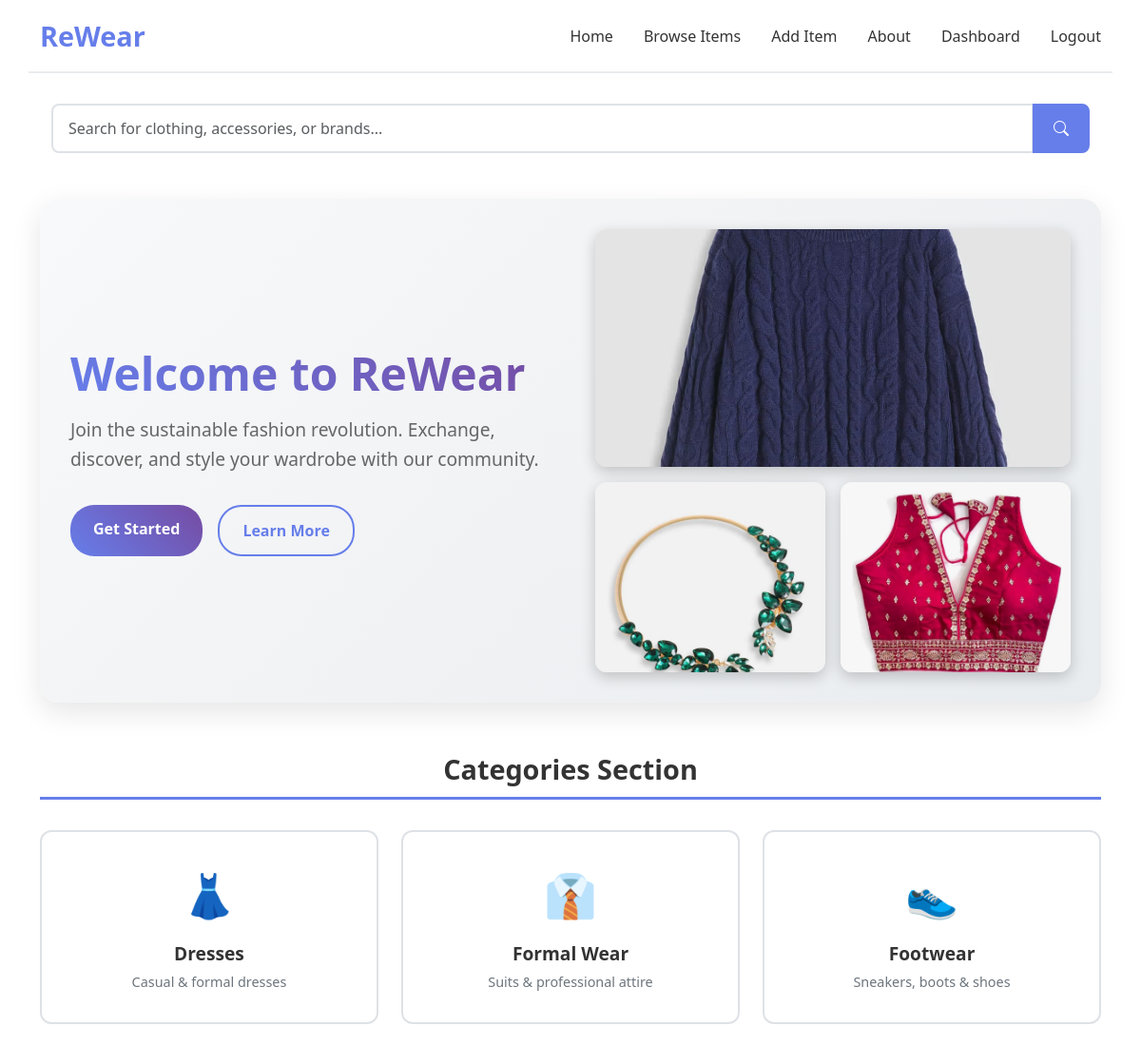
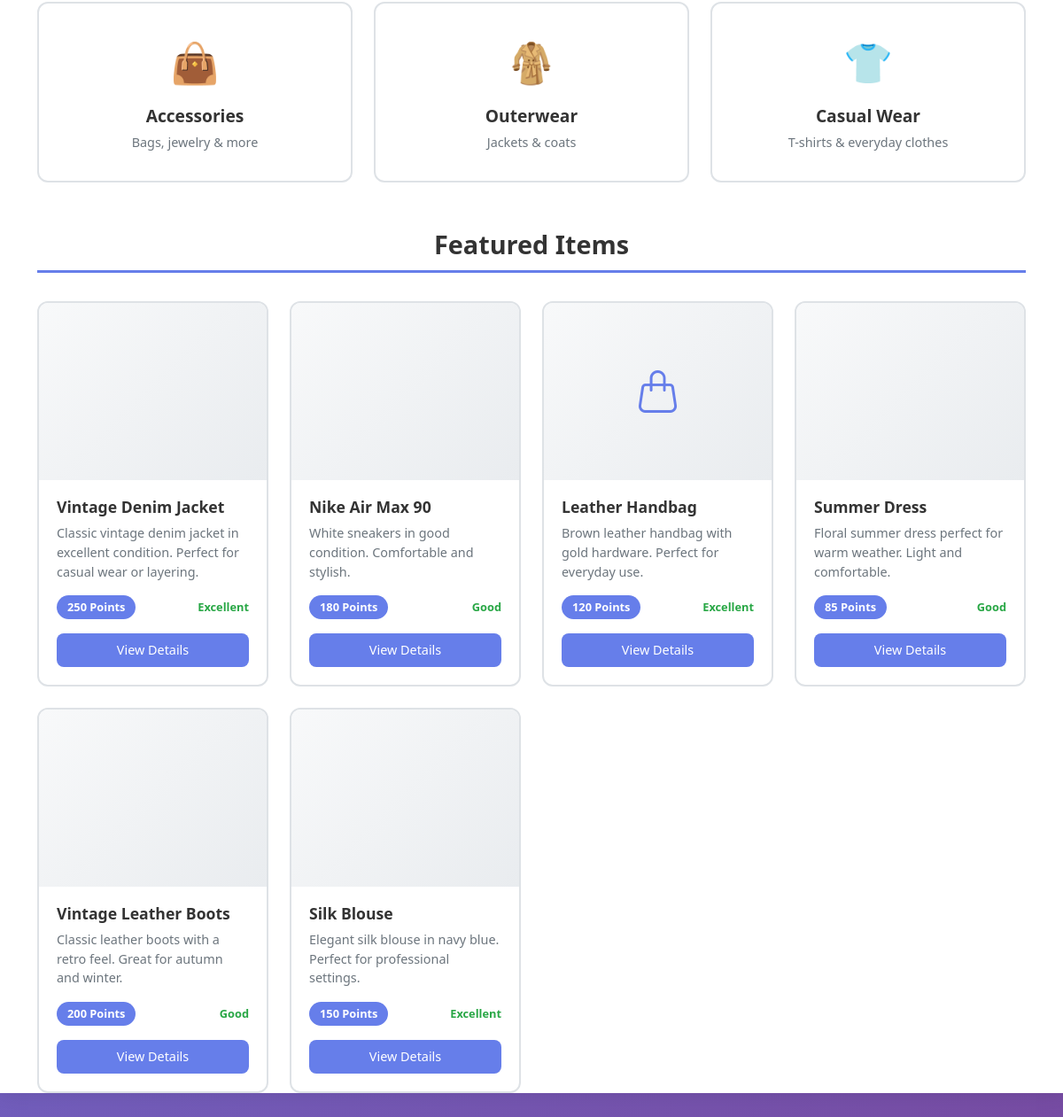
The app's page / (signed in) with its own data (2 pictures, top to bottom).
### app/models.py (models this page shows)
class Item(db.Model):
    id = db.Column(db.Integer, primary_key=True)
    title = db.Column(db.String(100), nullable=False)
    description = db.Column(db.Text, nullable=False)
    category = db.Column(db.String(50), nullable=False)
    type = db.Column(db.String(50), nullable=False)
    size = db.Column(db.String(20), nullable=False)
    condition = db.Column(db.String(20), nullable=False)
    tags = db.Column(db.String(200))
    image_filename = db.Column(db.String(100))
    points_value = db.Column(db.Integer, default=10)
    is_available = db.Column(db.Boolean, default=True)
    is_approved = db.Column(db.Boolean, default=False)
    created_at = db.Column(db.DateTime, default=datetime.utcnow)
    user_id = db.Column(db.Integer, db.ForeignKey('user.id'), nullable=False)
    swap_requests = db.relationship('SwapRequest', foreign_keys='SwapRequest.item_id', backref='item', lazy=True)

### app/routes/main_routes.py (the view)
@main.route('/')
def index():
    featured_items = Item.query.filter_by(is_available=True, is_approved=True).limit(6).all()
    return render_template('landing.html', featured_items=featured_items, get_category_icon=get_category_icon)

### app/models.py (called while the page is built)
@login_manager.user_loader
def load_user(user_id):
    return User.query.get(int(user_id))

### app/routes/main_routes.py (called while the page is built)
def get_category_icon(category):
    mapping = {
        'clothing': 'tshirt',
        'shoes': 'shoe-sole',
        'accessories': 'handbag',
        'bags': 'handbag',
        'jewelry': 'gem',
        'outerwear': 'cloud-drizzle',
        'casual': 'tshirt',
        'formal': 'person-lines-fill',
        'default': 'box'
    }
    return mapping.get(category, 'box')

### app/templates/landing.html (shortened to what this page needs)
<!DOCTYPE html>
<html lang="en">
<head>
    <link href="https://cdnjs.cloudflare.com/ajax/libs/bootstrap/5.3.0/css/bootstrap.min.css" rel="stylesheet">
    <link href="https://cdnjs.cloudflare.com/ajax/libs/bootstrap-icons/1.10.0/font/bootstrap-icons.min.css" rel="stylesheet">
</head>
<body>
    <div class="container-fluid main-container">
        <div class="container">
            <div class="row header align-items-center">
                <div class="col">
                    <a href="{{ url_for('main.index') }}" class="logo">ReWear</a>
                </div>
                <div class="col-auto">
                    <ul class="nav-links">
                        <li><a href="{{ url_for('main.index') }}">Home</a></li>
                        <li><a href="{{ url_for('main.item_details') }}">Browse Items</a></li>
                        {% if current_user.is_authenticated %}
                            <li><a href="{{ url_for('items.add_item') }}">Add Item</a></li>
                        {% else %}
                            <li><a href="{{ url_for('auth.login', next=url_for('items.add_item')) }}">Add Item</a></li>
                        {% endif %}
                        <li><a href="{{ url_for('main.about') }}">About</a></li>
                        {% if current_user.is_authenticated %}
                            <li><a href="{{ url_for('main.dashboard') }}">Dashboard</a></li>
                            <li><a href="{{ url_for('auth.logout') }}">Logout</a></li>
                        {% else %}
                            <li><a href="{{ url_for('auth.login') }}">Login</a></li>
                        {% endif %}
                    </ul>
                </div>
            </div>
            <div class="row search-container">
                <div class="col">
                    <form method="GET" action="{{ url_for('main.item_details') }}">
                        <div class="input-group">
                            <input type="text" class="form-control search-input" name="search" placeholder="Search for clothing, accessories, or brands..." value="{{ request.args.get('search', '') }}">
                            <button class="btn search-btn" type="submit">
                                <i class="bi bi-search"></i>
                            </button>
                        </div>
                    </form>
                </div>
            </div>
<section class="hero">
    <div class="hero-content">
        <h1>Welcome to ReWear</h1>
        <p>Join the sustainable fashion revolution. Exchange, discover, and style your wardrobe with our community.</p>
        <div class="hero-buttons">
            <a href="{{ url_for('auth.login') }}" class="btn btn-primary">Get Started</a>
            <a href="{{ url_for('main.about') }}" class="btn btn-secondary">Learn More</a>
        </div>
    </div>
    <div class="hero-images">
        <img src="{{ url_for('static', filename='images/hero-fashion-1.jpg') }}" alt="Fashion 1" class="hero-img">
        <img src="{{ url_for('static', filename='images/hero-fashion-2.jpg') }}" alt="Fashion 2" class="hero-img">
        <img src="{{ url_for('static', filename='images/hero-fashion-3.jpg') }}" alt="Fashion 3" class="hero-img">
    </div>
</section>
            <div class="row">
                <div class="col-12">
                    <div class="section-header">Categories Section</div>
                </div>
            </div>
            <div class="row g-4 mb-5">
                <div class="col-lg-4 col-md-6">
                    <div class="category-card" onclick="filterByCategory('clothing')">
                        <div class="category-icon">👗</div>
                        <h3>Dresses</h3>
                        <p>Casual & formal dresses</p>
                    </div>
                </div>
                <div class="col-lg-4 col-md-6">
                    <div class="category-card" onclick="filterByCategory('clothing')">
                        <div class="category-icon">👔</div>
                        <h3>Formal Wear</h3>
                        <p>Suits & professional attire</p>
                    </div>
                </div>
                <div class="col-lg-4 col-md-6">
                    <div class="category-card" onclick="filterByCategory('shoes')">
                        <div class="category-icon">👟</div>
                        <h3>Footwear</h3>
                        <p>Sneakers, boots & shoes</p>
                    </div>
                </div>
                <div class="col-lg-4 col-md-6">
                    <div class="category-card" onclick="filterByCategory('accessories')">
                        <div class="category-icon">👜</div>
                        <h3>Accessories</h3>
                        <p>Bags, jewelry & more</p>
                    </div>
                </div>
                <div class="col-lg-4 col-md-6">
                    <div class="category-card" onclick="filterByCategory('clothing')">
                        <div class="category-icon">🧥</div>
                        <h3>Outerwear</h3>
                        <p>Jackets & coats</p>
                    </div>
                </div>
                <div class="col-lg-4 col-md-6">
                    <div class="category-card" onclick="filterByCategory('clothing')">
                        <div class="category-icon">👕</div>
                        <h3>Casual Wear</h3>
                        <p>T-shirts & everyday clothes</p>
                    </div>
                </div>
            </div>
            <div class="row">
                <div class="col-12">
                    <div class="section-header">Featured Items</div>
                </div>
            </div>
            <div class="row g-4 mb-5">
                {% if featured_items %}
                    {% for item in featured_items %}
                    <div class="col-xl-3 col-lg-4 col-md-6">
                        <div class="product-card" data-item-id="{{ item.id }}" onclick="viewItem(this.dataset.itemId)">
                            <div class="product-image">
                                {% if item.image_filename %}
                                    <img src="{{ url_for('static', filename='uploads/' + item.image_filename) }}" alt="{{ item.title }}" style="width: 100%; height: 100%; object-fit: cover;">
                                {% else %}
                                    <i class="bi bi-{{ get_category_icon(item.category) }}" style="font-size: 3rem; color: #667eea;"></i>
                                {% endif %}
                            </div>
                            <div class="product-info">
                                <h3>{{ item.title or 'Untitled Item' }}</h3>
                                <p>{{ (item.description or '')[:100] }}{% if (item.description or '')|length > 100 %}...{% endif %}</p>
                                <div class="product-meta">
                                    <span class="points">{{ item.points_value or 0 }} Points</span>
                                    <span class="condition">{{ item.condition.replace('_', ' ').title() if item.condition else 'N/A' }}</span>
                                </div>
                                <button class="btn btn-product">View Details</button>
                            </div>
                        </div>
                    </div>
                    {% endfor %}
                {% endif %}
            </div>
        </div>
    </div>
</body>
</html>

### app/templates/landing.html (style rules this page uses)
body { background: linear-gradient(135deg, #667eea 0%, #764ba2 100%); min-height: 100vh; font-family: 'Segoe UI', Tahoma, Geneva, Verdana, sans-serif; }
.main-container { background: white; min-height: 100vh; box-shadow: 0 0 20px rgba(0,0,0,0.1); }
.header { border-bottom: 2px solid #e9ecef; padding: 1rem 0; }
.logo { font-size: 1.8rem; font-weight: bold; color: #667eea; text-decoration: none; }
.nav-links { display: flex; list-style: none; gap: 2rem; margin: 0; padding: 0; }
.nav-links a { text-decoration: none; color: #333; font-weight: 500; transition: color 0.3s; }
.btn { padding: 0.8rem 1.5rem; border: none; border-radius: 25px; font-weight: 600; cursor: pointer; transition: all 0.3s ease; text-decoration: none; display: inline-block; text-align: center; }
.btn-primary { background: linear-gradient(45deg, #667eea, #764ba2); color: white; }
.btn-secondary { background: transparent; color: #667eea; border: 2px solid #667eea; }
.search-container { margin: 2rem 0; }
.search-input { border: 2px solid #dee2e6; border-radius: 8px; padding: 12px 16px; font-size: 1rem; }
.search-btn { background: #667eea; border: 2px solid #667eea; color: white; border-radius: 8px; padding: 12px 20px; font-size: 1rem; transition: all 0.3s ease; }
.hero { display: flex; align-items: center; gap: 3rem; margin: 3rem 0; padding: 2rem; background: linear-gradient(135deg, #f8f9fa, #e9ecef); border-radius: 20px; box-shadow: 0 10px 30px rgba(0,0,0,0.1); }
.hero-content { flex: 1; text-align: left; }
.hero-content h1 { font-size: 3rem; font-weight: bold; color: #333; margin-bottom: 1rem; background: linear-gradient(45deg, #667eea, #764ba2); -webkit-background-clip: text; -webkit-text-fill-color: transparent; background-clip: text; }
.hero-content p { font-size: 1.2rem; color: #666; margin-bottom: 2rem; line-height: 1.6; }
.hero-buttons { display: flex; gap: 1rem; flex-wrap: wrap; }
.hero-images { flex: 1; display: grid; grid-template-columns: repeat(2, 1fr); gap: 1rem; max-width: 500px; }
.hero-img { width: 100%; height: 200px; object-fit: cover; border-radius: 12px; box-shadow: 0 5px 15px rgba(0,0,0,0.2); transition: transform 0.3s ease; }
.hero-img:first-child { grid-column: 1 / -1; height: 250px; }
.section-header { font-size: 1.8rem; font-weight: bold; text-align: center; color: #333; border-bottom: 3px solid #667eea; padding-bottom: 0.5rem; margin-bottom: 2rem; }
.category-card { background: white; border: 2px solid #dee2e6; border-radius: 12px; padding: 2rem; text-align: center; transition: all 0.3s ease; cursor: pointer; height: 100%; display: flex; flex-direction: column; justify-content: center; }
.category-icon { font-size: 2.8rem; margin-bottom: 1rem; }
.category-card h3 { font-size: 1.2rem; color: #333; margin-bottom: 0.5rem; font-weight: 600; }
.category-card p { color: #6c757d; font-size: 0.9rem; margin-bottom: 0; }
.product-card { background: white; border: 2px solid #dee2e6; border-radius: 12px; overflow: hidden; transition: all 0.3s ease; cursor: pointer; height: 100%; }
.product-image { height: 200px; background: linear-gradient(135deg, #f8f9fa, #e9ecef); display: flex; align-items: center; justify-content: center; font-size: 1rem; color: #6c757d; font-weight: 500; }
.product-info { padding: 1.25rem; }
.product-info h3 { font-size: 1.1rem; margin-bottom: 0.5rem; color: #333; font-weight: 600; }
.product-info p { color: #6c757d; font-size: 0.9rem; margin-bottom: 1rem; }
.product-meta { display: flex; justify-content: space-between; align-items: center; margin-bottom: 1rem; }
.points { background: #667eea; color: white; padding: 0.25rem 0.75rem; border-radius: 15px; font-size: 0.8rem; font-weight: bold; }
.condition { color: #28a745; font-weight: 600; font-size: 0.8rem; }
.btn-product { background: #667eea; border: none; color: white; padding: 0.5rem 1rem; border-radius: 8px; width: 100%; font-size: 0.9rem; font-weight: 500; transition: background 0.3s; }

### records on screen
Item: title "Vintage Denim Jacket", description "Classic vintage denim jacket in excellent condition. Perfect for casual wear or layering.", points_value "250", condition.replace "Excellent"
Item: title "Nike Air Max 90", description "White sneakers in good condition. Comfortable and stylish.", points_value "180", condition.replace "Good"
Item: title "Leather Handbag", description "Brown leather handbag with gold hardware. Perfect for everyday use.", points_value "120", condition.replace "Excellent"
Item: title "Summer Dress", description "Floral summer dress perfect for warm weather. Light and comfortable.", points_value "85", condition.replace "Good"
Item: title "Vintage Leather Boots", description "Classic leather boots with a retro feel. Great for autumn and winter.", points_value "200", condition.replace "Good"
Item: title "Silk Blouse", description "Elegant silk blouse in navy blue. Perfect for professional settings.", points_value "150", condition.replace "Excellent"
